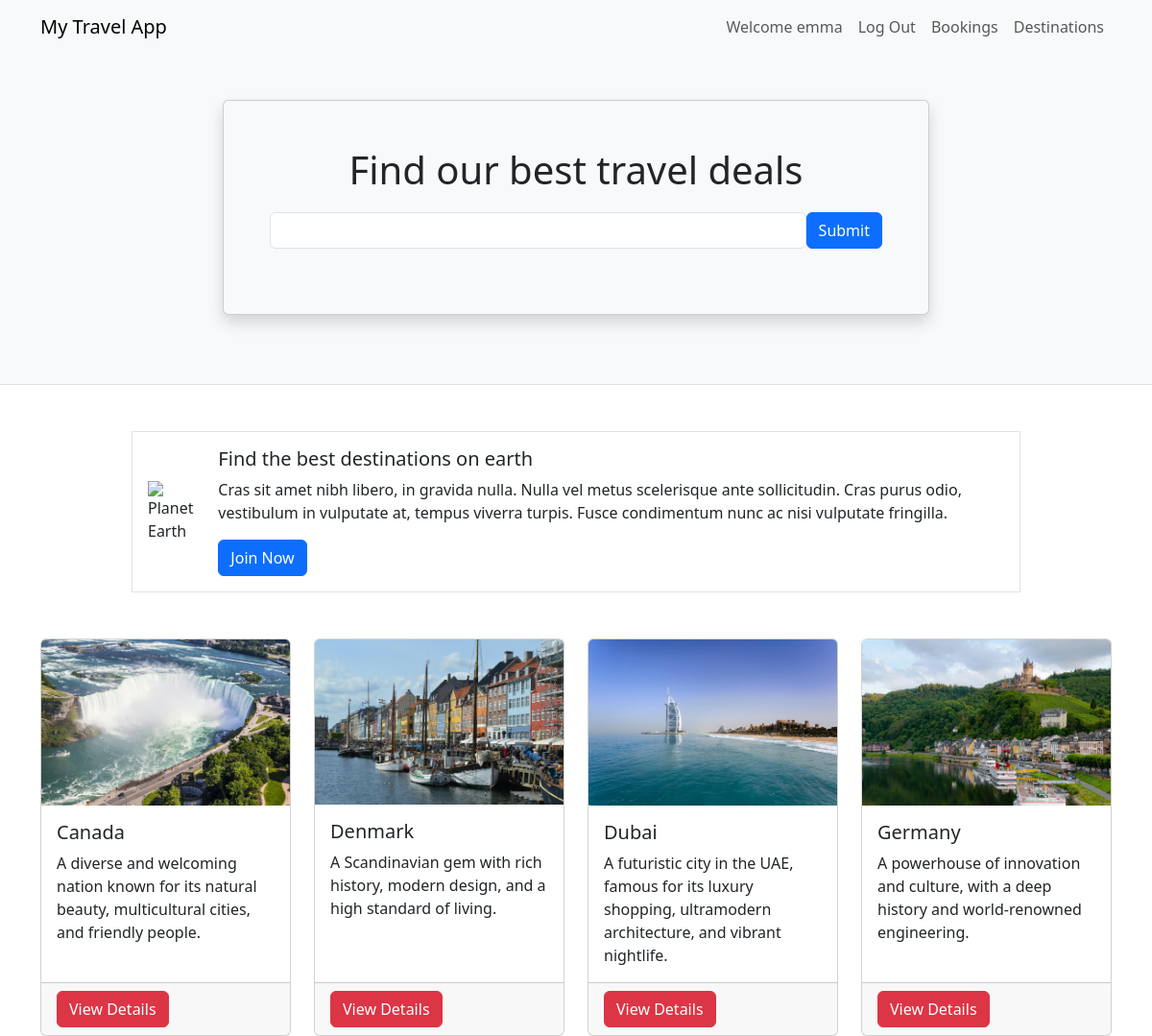
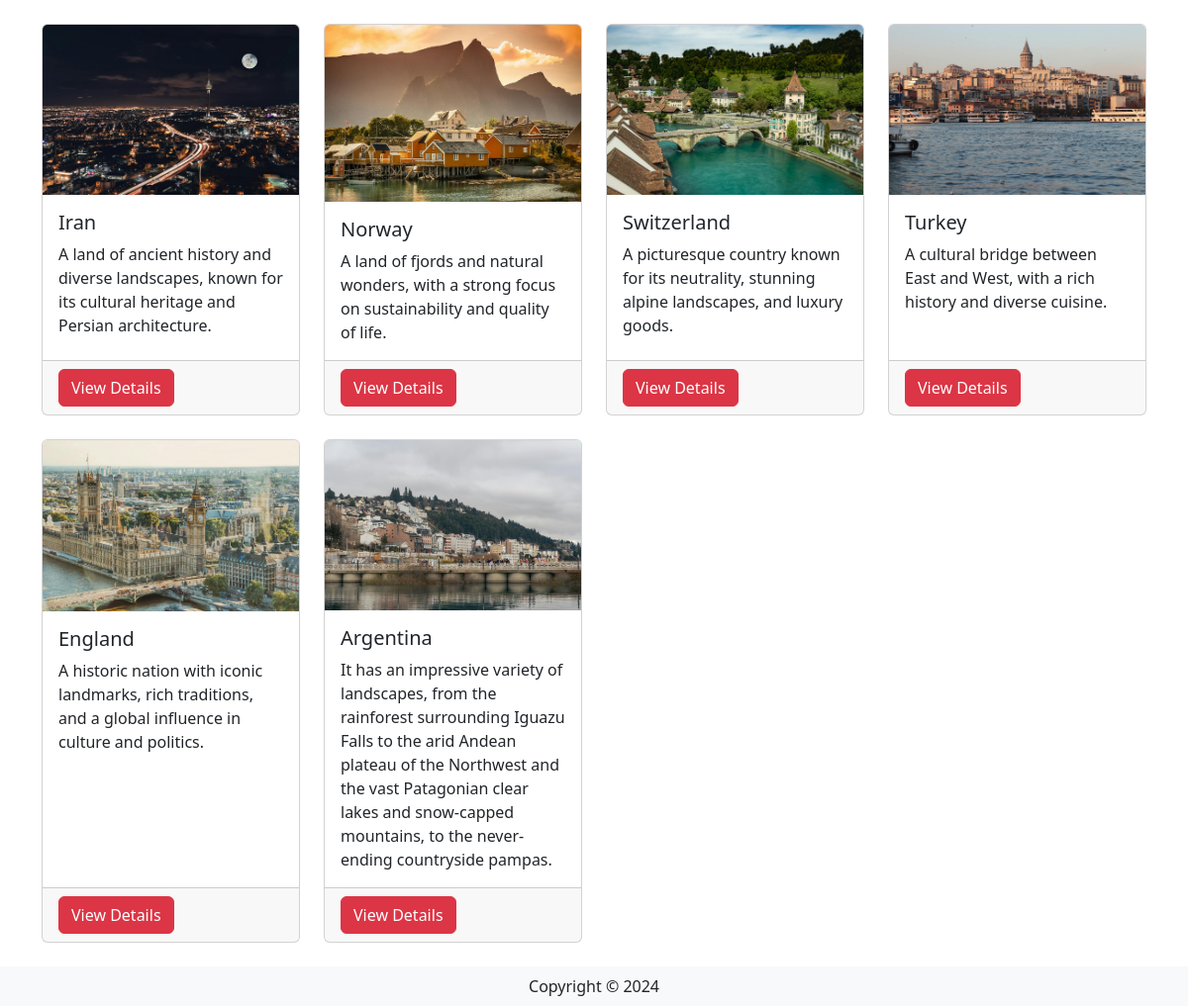
The page / (signed in) on the database its author committed (2 pictures, top to bottom).
### travel/models.py (models this page shows, shortened)
class User(db.Model, UserMixin):
    __tablename__ = 'users' # good practice to specify table name
    id = db.Column(db.Integer, primary_key=True)
    name = db.Column(db.String(100), index=True, unique=True, nullable=False)
    emailid = db.Column(db.String(100), index=True, nullable=False)
    password_hash = db.Column(db.String(255), nullable=False)
    comments = db.relationship('Comment', backref='user')

class Destination(db.Model):
    __tablename__ = 'destinations'
    id = db.Column(db.Integer, primary_key=True)
    name = db.Column(db.String(80))
    description = db.Column(db.String(200))
    image = db.Column(db.String(400))
    currency = db.Column(db.String(3))
    comments = db.relationship('Comment', backref='destination')

### travel/views.py (the view)
@mainbp.route('/')
def index():
    destinations = db.session.scalars(db.select(Destination)).all()
    return render_template('index.html', destinations=destinations)

### travel/templates/index.html
{% extends 'base.html' %}
{% block header %}
      <div class="container">
         <div class="row justify-content-center mt-5 pb-4">
            <div class="col-md-8">
               <div class="card shadow p-5 mb-5 bg-light">
                  <h1 class="text-center mb-3">Find our best travel deals</h1>
                  <form class="form-inline d-flex flex-nowrap" action="{{ url_for('main.search') }}" >
                     <input type="text" name="search" class="form-control flex-grow-1 my-1 mr-sm-2" id="SearchForm">
                     <button type="submit" class="flex-shrink-1 btn btn-primary my-1">Submit</button>
                   </form>
               </div>
            </div>
         </div>
      </div>
{% endblock %}
{% block content %}
      <div class="container">
         <div class="row mt-5 mb-5 justify-content-center">
            <div class="col-md-10">
               <div class="media border p-3 d-flex justify-content-start">
                  <img class="align-self-center me-3" style="max-width:120px"
                     src="https://upload.wikimedia.org/wikipedia/commons/thumb/2/22/Earth_Western_Hemisphere_transparent_background.png/600px-Earth_Western_Hemisphere_transparent_background.png"
                     alt="Planet Earth">
                  <div class="align-self-center media-body">
                     <h5 class="mt-0">Find the best destinations on earth</h5>
                     <p class="d-none d-sm-block">Cras sit amet nibh libero, in gravida nulla. Nulla vel metus
                        scelerisque ante sollicitudin. Cras purus odio, vestibulum in vulputate at, tempus viverra
                        turpis. Fusce condimentum nunc ac nisi vulputate fringilla.</p>
                     <a href="#" class="btn btn-primary">Join Now</a>
                  </div>
               </div>
            </div>
         </div>
         <div class="row">
            {% for destination in destinations %}
            <div class="col-12 col-sm-6 col-md-4 col-lg-3 mb-4">
               <div class="card h-100">
                  <img class="card-img-top"
                     src="{{destination.image}}" alt="destination picture">
                  <div class="card-body">
                     <h5 class="card-title">{{destination.name}}</h5>
                     <p class="card-text">{{destination.description}}</p>
                  </div>
                  <div class="card-footer"><a href="{{url_for('destination.show', id=destination.id)}}" class ="btn btn-danger"> View Details </a></div>
               </div>
            </div>
            {% endfor %}
         </div>
      </div>
{% endblock %}

### travel/templates/base.html (shortened to what this page needs)
<html>
<head>
   <link href="https://cdn.jsdelivr.net/npm/bootstrap@5.3.2/dist/css/bootstrap.min.css" rel="stylesheet">
</head>
<body>
   <header class="bg-light border-bottom">
      <nav class="navbar navbar-expand-lg navbar-light bg-light">
         <div class="container">
            <a href="/" class="navbar-brand">My Travel App</a>
            <div class="collapse navbar-collapse justify-content-end" id="navbarSupportedContent">
               <div class="navbar-nav ml-auto">
                  {% if current_user.is_authenticated %}
                     <a class="nav-item nav-link disabled text-muted" href="#">Welcome {{current_user.name}}</a>
                     <a class="nav-item nav-link" href="{{ url_for('auth.logout') }}">Log Out</a>
                     <a class="nav-item nav-link" href="#">Bookings</a>
                  {% else %}
                     <a class="nav-item nav-link" href="{{ url_for('auth.register') }}">Register</a>
                     <a class="nav-item nav-link" href="{{ url_for('auth.login') }}">Log In</a>
                  {% endif %}
                  <a class="nav-item nav-link" href="{{ url_for('destination.create') }}">Destinations</a>
               </div>
            </div>
         </div>
      </nav>
      {% block header %}
      {% endblock %}
   </header>
   {% block content %}
   {% endblock %}
    <footer class="footer">
        <div class="text-center py-2 bg-light">
            <span class="text-dark">Copyright &copy; {{ year }}</span>
        </div>
    </footer>
   </body>
</html>

### rows shown on the page
User: name "emma"
Destination: image (picture), name "Canada", description "A diverse and welcoming nation known for its natural beauty, multicultural cities, and friendly people."
Destination: image (picture), name "Denmark", description "A Scandinavian gem with rich history, modern design, and a high standard of living."
Destination: image (picture), name "Dubai", description "A futuristic city in the UAE, famous for its luxury shopping, ultramodern architecture, and vibrant nightlife."
Destination: image (picture), name "Germany", description "A powerhouse of innovation and culture, with a deep history and world-renowned engineering."
Destination: image (picture), name "Iran", description "A land of ancient history and diverse landscapes, known for its cultural heritage and Persian architecture."
Destination: image (picture), name "Norway", description "A land of fjords and natural wonders, with a strong focus on sustainability and quality of life."
Destination: image (picture), name "Switzerland", description "A picturesque country known for its neutrality, stunning alpine landscapes, and luxury goods."
Destination: image (picture), name "Turkey", description "A cultural bridge between East and West, with a rich history and diverse cuisine."
Destination: image (picture), name "England", description "A historic nation with iconic landmarks, rich traditions, and a global influence in culture and politics."
Destination: image (picture), name "Argentina", description "It has an impressive variety of landscapes, from the rainforest surrounding Iguazu Falls to the arid Andean plateau of the Northwest and the vast Patagonian clear lakes and snow-capped mountains, to the never-ending countryside pampas."
